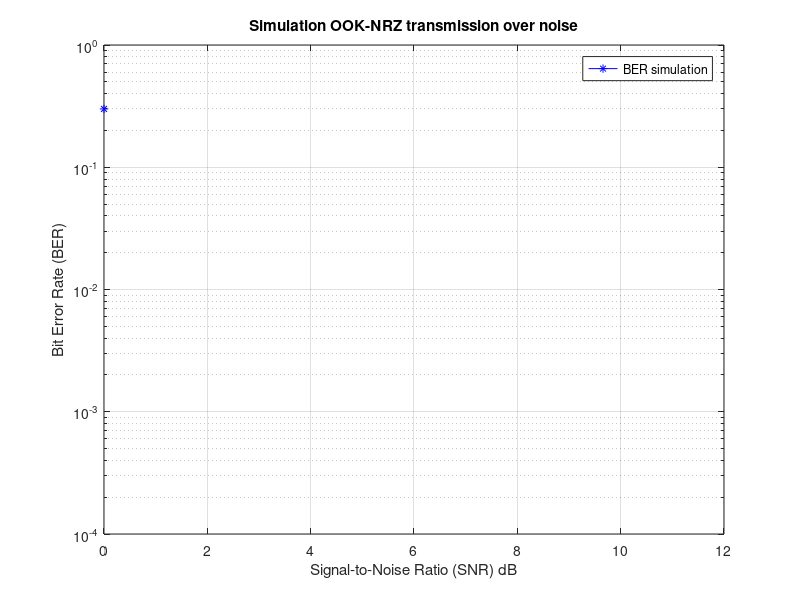

Recreate this plot in MATLAB.
% *************** Simulation BER of OOK-NRZ transmission over noise ******%
% with using Monte Carlo simulation

% ********************* Initialization ***********************************%
clc;
clear all;
%close all;

Po=1;
R=1;
Tbs=1;
%M=100000;  % Frame length (x_1 x_2 ... x_M)
M=10;
SNRdB=0:10; % SNR in dB
SNR=10.^(SNRdB/10);
Rate= zeros(1, length(SNRdB)); % 

%debug_snr = true
debug_snr = false 

if debug_snr
    % SNR=10.^(SNRdB/10)  ==> SNDdB = 10log10(SNR)
    figure
    plot(SNR,SNRdB,'--')
    hold on
    plot(SNRdB,SNR,'--o')
    %text(.5,.5,'$\frac{v}{w} \sin(t)$','interpreter','latex','FontSize',18)
    grid on;
    return
end
% ********************* Transmitter **************************************%
for dB= 1: 1 %length(SNRdB) % start looping by SNR 
    %dB
% ********************* OOK-NRZ signal generation ************************%    
	x_inp=round(rand(1,M)); % 
    s=x_inp.*2*Po;
    Es=2*Po^2*R^2*Tbs; % Es=Eb
    sigma=sqrt(Es/(2*SNR(dB)));
% ********************* Channel ******************************************%
    %y_channel=awgn(s,SNRdB(dB));% Additive White Guassiann Noise (AWGN)
    y_channel=s+sigma.*randn(1,M);% Additive White Guassiann Noise (AWGN)
% ********************* Receiver *****************************************% 
    y=y_channel./(2*Po);
    x_out= round(y); % 
% ********************* Bit Error Rate (BER) calulation ******************%    
    [err, rate]= symerr(x_inp, x_out);
    Rate(dB)= Rate(dB) + rate;
    end % end for loop
    Rate(dB)= Rate(dB); % 
% ********************* Plot the simulation result ***********************%
    f1 = figure(1);
    set(f1,'color',[1 1 1]);
    semilogy(SNRdB,Rate, 'b-*')
    hold on;
    axis([0 12 0.0001  1]);  
    xlabel( 'Signal-to-Noise Ratio (SNR) dB')
    ylabel( 'Bit Error Rate (BER)')
    title('Simulation OOK-NRZ transmission over noise');
    legend('BER simulation')
    grid on;